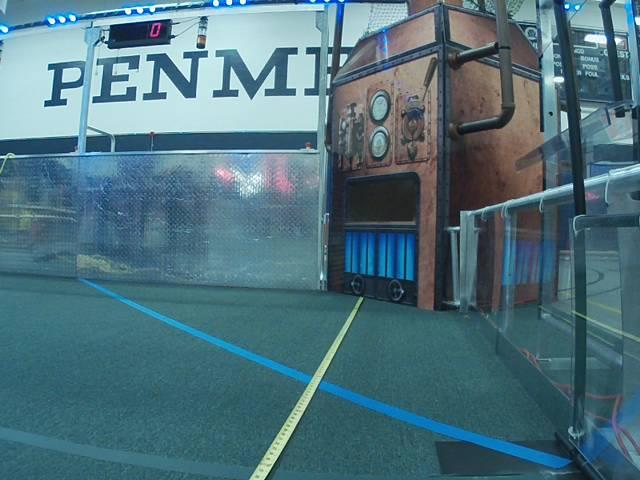
#> input picture .code/.labview/2017 Vision Example/Sample Images/Blue Boiler/1ftH11ftD1Angle50Brightness.jpg, 640 x 480 px
$ python -i gears.py   (imports and definitions only)
#> lines starting #> are read from the running program, lines starting #| are printed output that depends on the picture; after the words box and inside, x2 and y2 are one past the last pixel; in counts of white or black regions, pixels touching at a corner belong together
#> further down, picture is the input picture: shape (480, 640, 3); mean B, G, R 125.1, 113.7, 78.9
import cv2
import numpy
import math
from enum import Enum

class GripPipeline:
    """
    An OpenCV pipeline generated by GRIP.
    """

    def __init__(self):
        """initializes all values to presets or None if need to be set
        """

        self.__rgb_threshold_red = [210.97122302158272, 255.0]
        self.__rgb_threshold_green = [123.83093525179855, 211.48464163822527]
        self.__rgb_threshold_blue = [217.85071942446044, 255.0]

        self.rgb_threshold_output = None


        self.__mask_mask = self.rgb_threshold_output

        self.mask_output = None

        self.__cv_dilate_src = self.mask_output
        self.__cv_dilate_kernel = None
        self.__cv_dilate_anchor = (-1, -1)
        self.__cv_dilate_iterations = 1.0
        self.__cv_dilate_bordertype = cv2.BORDER_CONSTANT
        self.__cv_dilate_bordervalue = (-1)

        self.cv_dilate_output = None

        self.__find_blobs_input = self.cv_dilate_output
        self.__find_blobs_min_area = 15.0
        self.__find_blobs_circularity = [0.0, 1.0]
        self.__find_blobs_dark_blobs = False

        self.find_blobs_output = None


    def process(self, source0):
        """
        Runs the pipeline and sets all outputs to new values.
        """
        # Step RGB_Threshold0:
        self.__rgb_threshold_input = source0
        (self.rgb_threshold_output) = self.__rgb_threshold(self.__rgb_threshold_input, self.__rgb_threshold_red, self.__rgb_threshold_green, self.__rgb_threshold_blue)

        # Step Mask0:
        self.__mask_input = source0
        self.__mask_mask = self.rgb_threshold_output
        (self.mask_output) = self.__mask(self.__mask_input, self.__mask_mask)

        # Step CV_dilate0:
        self.__cv_dilate_src = self.mask_output
        (self.cv_dilate_output) = self.__cv_dilate(self.__cv_dilate_src, self.__cv_dilate_kernel, self.__cv_dilate_anchor, self.__cv_dilate_iterations, self.__cv_dilate_bordertype, self.__cv_dilate_bordervalue)

        # Step Find_Blobs0:
        self.__find_blobs_input = self.cv_dilate_output
        (self.find_blobs_output) = self.__find_blobs(self.__find_blobs_input, self.__find_blobs_min_area, self.__find_blobs_circularity, self.__find_blobs_dark_blobs)


    @staticmethod
    def __rgb_threshold(input, red, green, blue):
        """Segment an image based on color ranges.
        Args:
            input: A BGR numpy.ndarray.
            red: A list of two numbers the are the min and max red.
            green: A list of two numbers the are the min and max green.
            blue: A list of two numbers the are the min and max blue.
        Returns:
            A black and white numpy.ndarray.
        """
        out = cv2.cvtColor(input, cv2.COLOR_BGR2RGB)
        return cv2.inRange(out, (red[0], green[0], blue[0]),  (red[1], green[1], blue[1]))
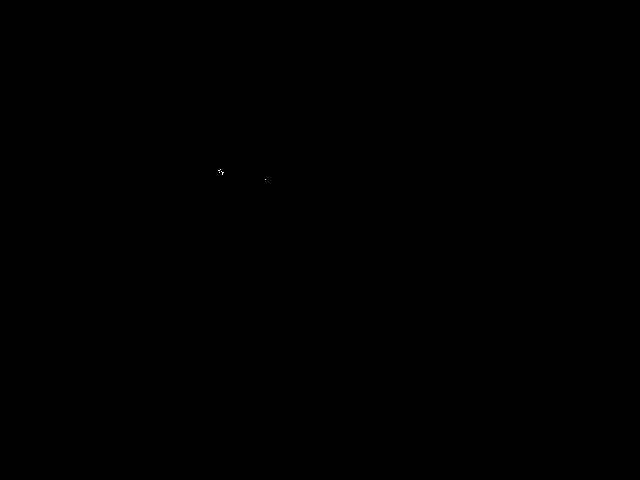
#> returned value: shape (480, 640); 0% white in thin lines or dots, all inside (x1, y1, x2, y2) = (218, 169, 266, 180)

    @staticmethod
    def __mask(input, mask):
        """Filter out an area of an image using a binary mask.
        Args:
            input: A three channel numpy.ndarray.
            mask: A black and white numpy.ndarray.
        Returns:
            A three channel numpy.ndarray.
        """
        return cv2.bitwise_and(input, input, mask=mask)
#> returned value: shape (480, 640, 3)

    @staticmethod
    def __cv_dilate(src, kernel, anchor, iterations, border_type, border_value):
        """Expands area of higher value in an image.
        Args:
           src: A numpy.ndarray.
           kernel: The kernel for dilation. A numpy.ndarray.
           iterations: the number of times to dilate.
           border_type: Opencv enum that represents a border type.
           border_value: value to be used for a constant border.
        Returns:
            A numpy.ndarray after dilation.
        """
#> called with anchor = (-1, -1), iterations = 1, border_type = 0, border_value = -1
        return cv2.dilate(src, kernel, anchor, iterations = (int) (iterations +0.5),
                            borderType = border_type, borderValue = border_value)

    @staticmethod
    def __find_blobs(input, min_area, circularity, dark_blobs):
        """Detects groups of pixels in an image.
        Args:
            input: A numpy.ndarray.
            min_area: The minimum blob size to be found.
            circularity: The min and max circularity as a list of two numbers.
            dark_blobs: A boolean. If true looks for black. Otherwise it looks for white.
        Returns:
            A list of KeyPoint.
        """
        params = cv2.SimpleBlobDetector_Params()
        params.filterByColor = 1
        params.blobColor = (0 if dark_blobs else 255)
        params.minThreshold = 10
        params.maxThreshold = 220
        params.filterByArea = True
        params.minArea = min_area
        params.filterByCircularity = True
        params.minCircularity = circularity[0]
        params.maxCircularity = circularity[1]
        params.filterByConvexity = False
        params.filterByInertia = False
#> (the run stopped early here; a loop or call above may not have finished)
